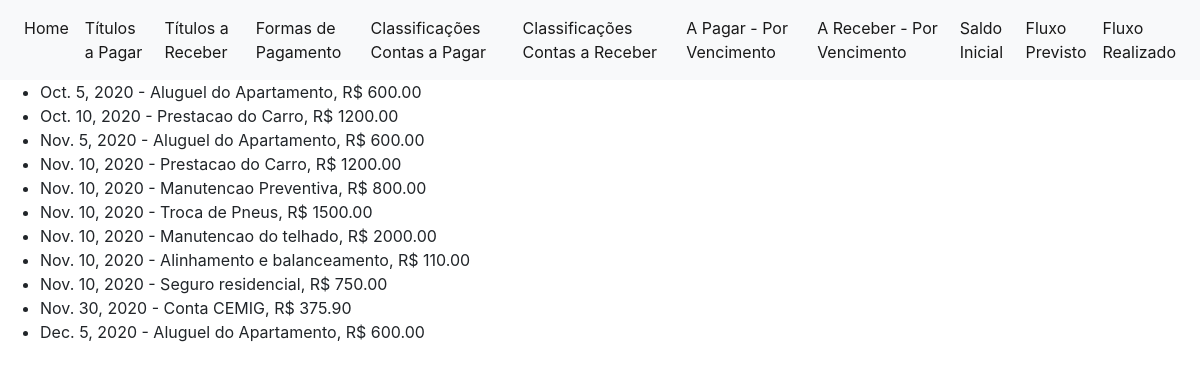
The app's page /relatorios/pagar, older data.
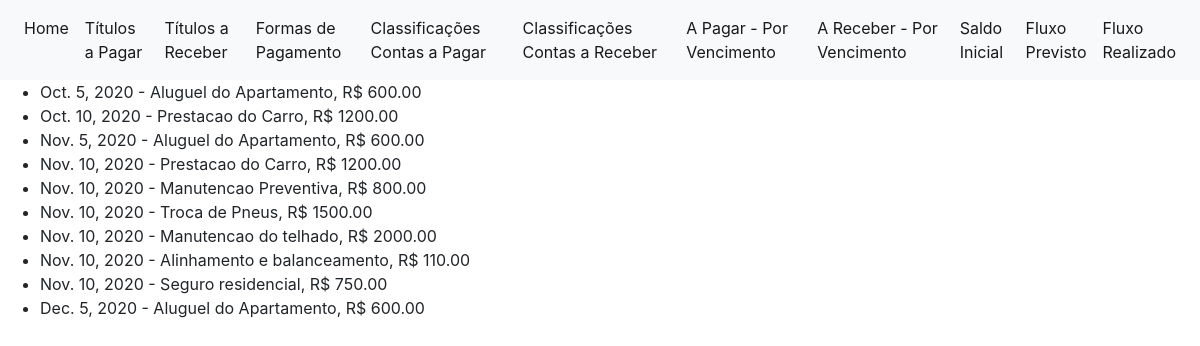
The same page, newer data.
### fluxocaixa/models.py (models this page shows, shortened)
class TituloPagar(models.Model):
    data_vencimento = models.DateField()
    data_pagamento = models.DateField(
        blank=True,
        null=True
    )
    valor = models.DecimalField(max_digits=11, decimal_places=2)
    descricao = models.CharField(max_length=100)
    classificacao = models.ForeignKey(
        ClassificacaoPagar,
        on_delete=models.RESTRICT,
        null=True)
    formapagamento = models.ForeignKey(
        FormaPagamento,
        on_delete=models.RESTRICT,
        null=True)
    OPCOES_SITUACAO = [
        ('PG','Pago'),
        ('AP','A Pagar')
    ]
    situacao = models.CharField(
        max_length=2,
        choices=OPCOES_SITUACAO,
        default='AP'
    )
    objects = TituloManager()

### fluxocaixa/views/vrelatorios.py (the view)
# urls.py: path('relatorios/pagar', vrelatorios.pagar, name='relatorio_pagar'),
def pagar(request):
    db_lista = TituloPagar.objects.all().order_by('data_vencimento')
    payload = { 'lista' : list(db_lista) }
    template = loader.get_template('relatorios/pagar.html')
    return HttpResponse(template.render(payload, request))

### fluxocaixa/templates/relatorios/pagar.html
{% extends 'base.html' %}
{% block content %}
	{% if lista %}
		<ul>
		{% for i in lista %}
			<li>{{i.data_vencimento}} - {{ i.descricao }}, R$ {{ i.valor }}</li>
		{% endfor %}
        </ul>
	{% else %}
		<p>Nenhum item localizado para exibição.</p>
    {% endif %}
{% endblock %}

Row changes from the older to the newer data that the page shows:
removed TituloPagar: data_vencimento "Nov. 30, 2020", descricao "Conta CEMIG", valor "375.90"
